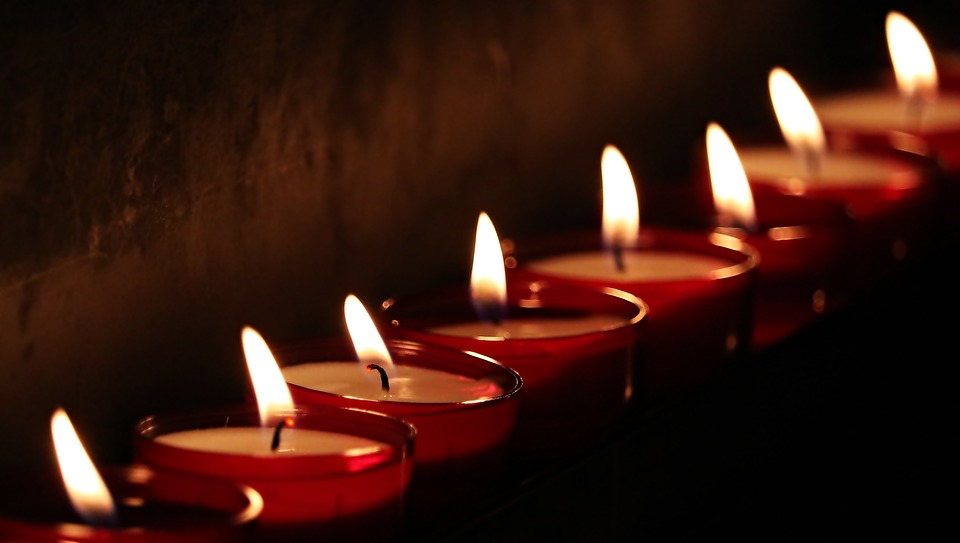
#> input picture data/images/candle.jpg, 960 x 543 px
$ python 23_contrastScailing.py
#> lines starting #> are read from the running program, lines starting #| are printed output that depends on the picture
import cv2
import numpy as np

img = cv2.imread('data/images/candle.jpg')
#> img is the input picture: shape (543, 960, 3); mean B, G, R 15.7, 24.6, 56.2

scaleFactor = 0.8

ycbImage = cv2.cvtColor(img,cv2.COLOR_BGR2YCrCb)
#> ycbImage: shape (543, 960, 3); mean of channels 0, 1, 2 33, 144.5, 118.2

ycbImage = ycbImage.astype('float')
#> ycbImage: shape (543, 960, 3) float64; mean of channels 0, 1, 2 33, 144.5, 118.2

Ychannel, Cr, Cb = cv2.split(ycbImage)
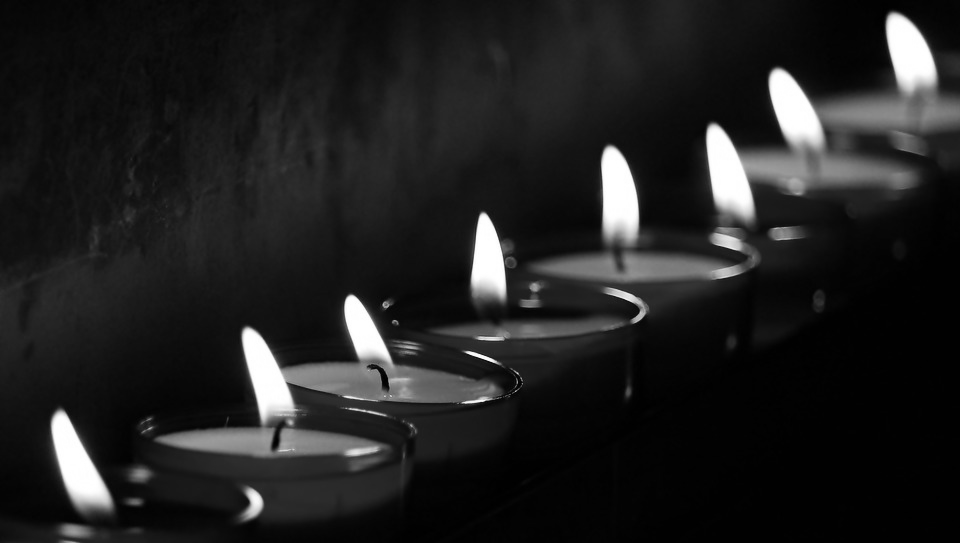
#> Ychannel: shape (543, 960) float64; min 0, max 255, mean 33
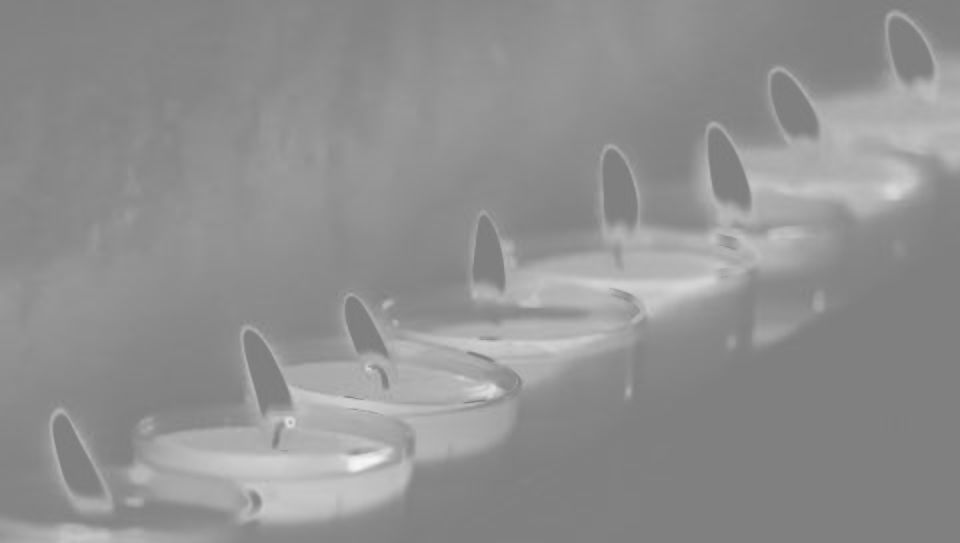
#> Cr: shape (543, 960) float64; min 123, max 246, mean 144.5
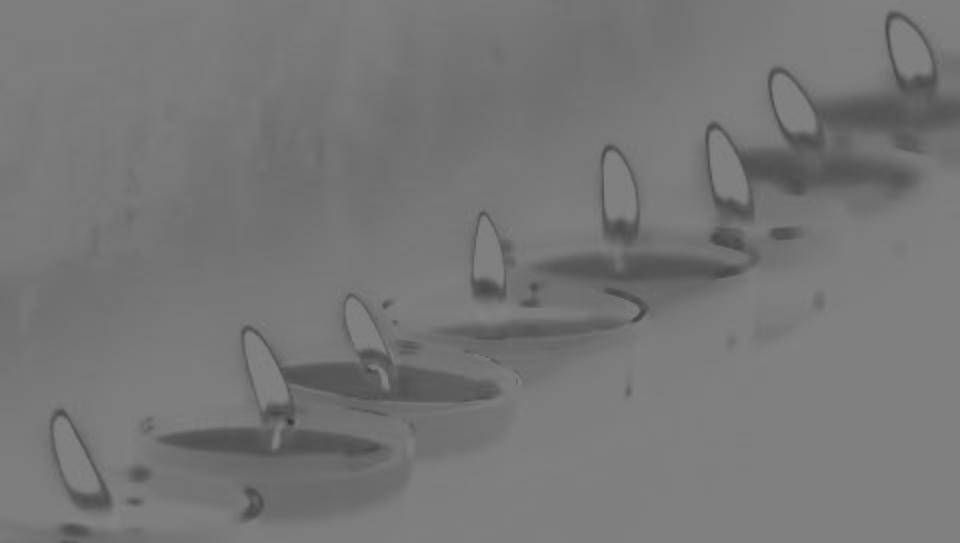
#> Cb: shape (543, 960) float64; min 54, max 131, mean 118.2

Ychannel = np.clip(Ychannel * scaleFactor, 0, 255)
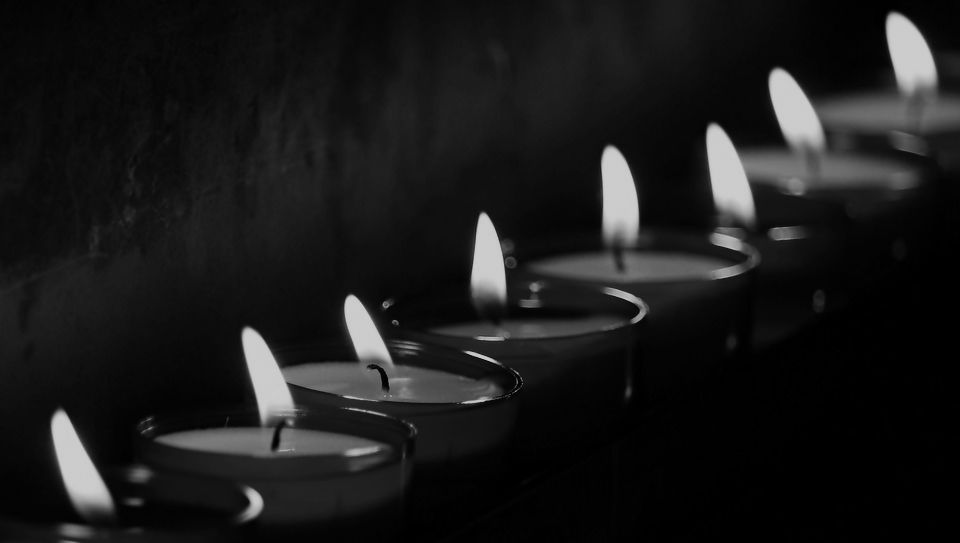
#> Ychannel: shape (543, 960) float64; min 0, max 204, mean 26.4

ycbImage = cv2.merge([Ychannel, Cr, Cb])
#> ycbImage: shape (543, 960, 3) float64; mean of channels 0, 1, 2 26.4, 144.5, 118.2

ycbImage = np.uint8(ycbImage)
#> ycbImage: shape (543, 960, 3); mean of channels 0, 1, 2 26, 144.5, 118.2

ycbImage = cv2.cvtColor(ycbImage, cv2.COLOR_YCrCb2BGR)
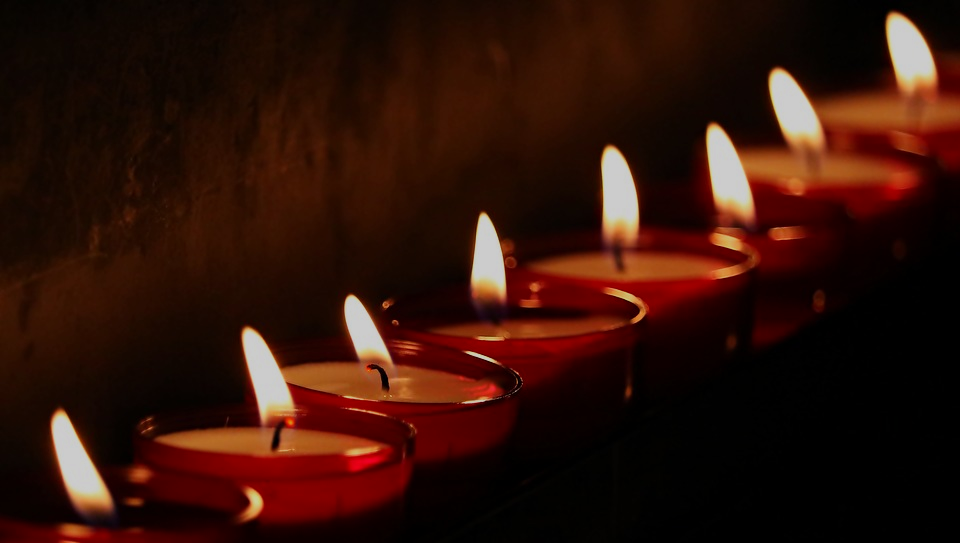
#> ycbImage: shape (543, 960, 3); mean B, G, R 9.2, 18.2, 49.1

combined = np.hstack( [img, ycbImage] )
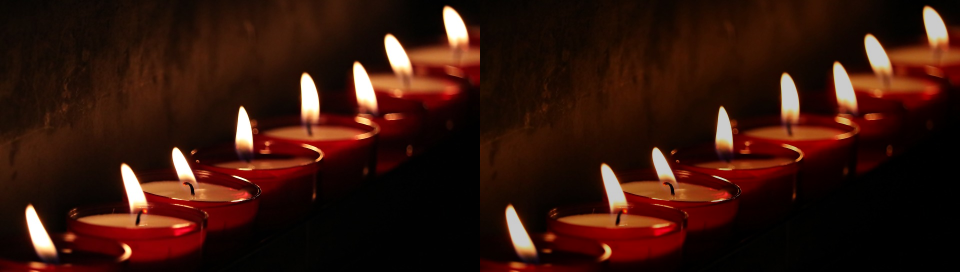
#> combined: shape (543, 1920, 3) (shown at 1/2 size); mean B, G, R 12.5, 21.4, 52.6
cv2.imshow('combined', combined)

cv2.waitKey()
cv2.destroyAllWindows()
